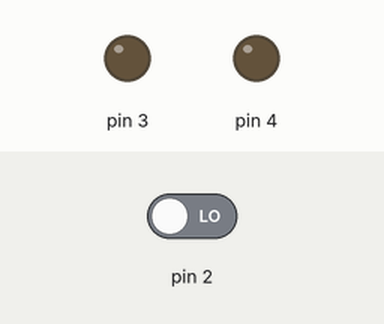
Recording of a sketch running on a simulated Arduino Uno, built with avr-gcc and run on an emulated ATmega328P. Shown: output pins drawn as LEDs (lit = HIGH). The inputs (shaded band) are chosen by the test bench; at power-on: pin 2 LOW.

Above: at 1.2 s.
1.3 s: pin 2 driven HIGH
At 2.5 s:
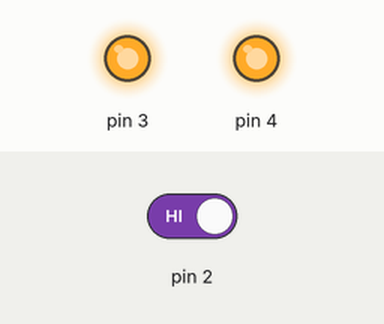
2.8 s: pin 2 driven LOW
At 3.9 s:
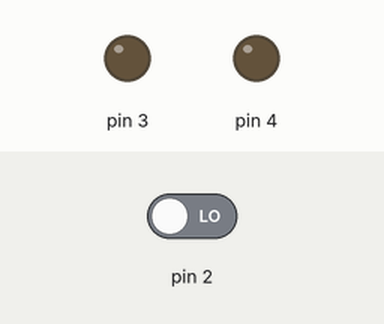
Timing chart, 0 to 5.8 s (numbered marks = the images above; inputs shaded):
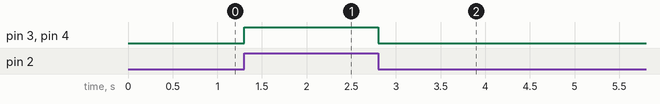

The sketch:

arduinoProgram.ino
```cpp
bool butonDurum;
void setup() {
  // put your setup code here, to run once:
pinMode(2,INPUT);
pinMode(3,OUTPUT);
pinMode(4,OUTPUT);
}

void loop() {
  // put your main code here, to run repeatedly:
butonDurum=digitalRead(2);
if(butonDurum==1){
  digitalWrite(3,1);
  digitalWrite(4,1);
  }
  else{
  digitalWrite(3,0);
  digitalWrite(4,0);
    }
}
```

Measured:
- after the input at 1.3 s, pin 3, pin 4: LOW → HIGH at once
- after the input at 2.8 s, pin 3, pin 4: HIGH → LOW at once
